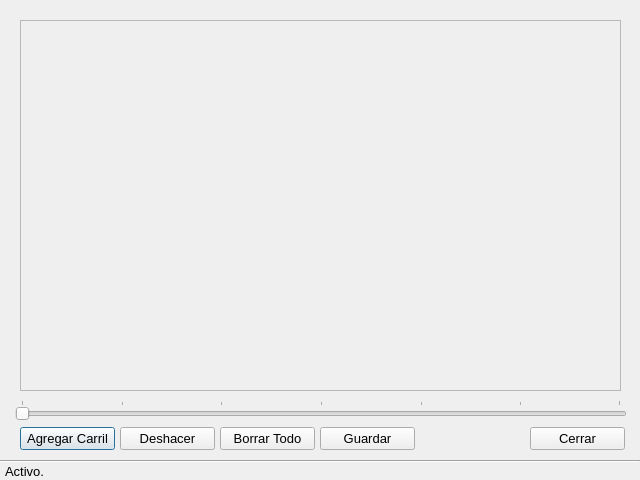
<?xml version="1.0" encoding="UTF-8"?>
<ui version="4.0">
 <class>laneDialog</class>
 <widget class="QDialog" name="laneDialog">
  <property name="windowModality">
   <enum>Qt::ApplicationModal</enum>
  </property>
  <property name="geometry">
   <rect>
    <x>0</x>
    <y>0</y>
    <width>640</width>
    <height>480</height>
   </rect>
  </property>
  <property name="minimumSize">
   <size>
    <width>640</width>
    <height>480</height>
   </size>
  </property>
  <property name="maximumSize">
   <size>
    <width>640</width>
    <height>480</height>
   </size>
  </property>
  <property name="windowTitle">
   <string>Dividir en Carriles</string>
  </property>
  <widget class="QScrollArea" name="laneArea">
   <property name="geometry">
    <rect>
     <x>20</x>
     <y>20</y>
     <width>601</width>
     <height>371</height>
    </rect>
   </property>
   <property name="font">
    <font>
     <family>MS Shell Dlg 2</family>
    </font>
   </property>
   <property name="widgetResizable">
    <bool>true</bool>
   </property>
   <widget class="QWidget" name="laneContents">
    <property name="geometry">
     <rect>
      <x>0</x>
      <y>0</y>
      <width>599</width>
      <height>369</height>
     </rect>
    </property>
    <widget class="QLabel" name="laneLabel">
     <property name="geometry">
      <rect>
       <x>0</x>
       <y>0</y>
       <width>600</width>
       <height>370</height>
      </rect>
     </property>
     <property name="font">
      <font>
       <family>MS Shell Dlg 2</family>
      </font>
     </property>
     <property name="text">
      <string/>
     </property>
     <property name="scaledContents">
      <bool>false</bool>
     </property>
    </widget>
   </widget>
  </widget>
  <widget class="QSlider" name="laneSlider">
   <property name="geometry">
    <rect>
     <x>15</x>
     <y>400</y>
     <width>612</width>
     <height>20</height>
    </rect>
   </property>
   <property name="font">
    <font>
     <family>MS Shell Dlg 2</family>
    </font>
   </property>
   <property name="maximum">
    <number>599</number>
   </property>
   <property name="sliderPosition">
    <number>0</number>
   </property>
   <property name="orientation">
    <enum>Qt::Horizontal</enum>
   </property>
   <property name="tickPosition">
    <enum>QSlider::TicksAbove</enum>
   </property>
   <property name="tickInterval">
    <number>100</number>
   </property>
  </widget>
  <widget class="QPushButton" name="addButton">
   <property name="geometry">
    <rect>
     <x>20</x>
     <y>427</y>
     <width>95</width>
     <height>23</height>
    </rect>
   </property>
   <property name="font">
    <font>
     <family>MS Shell Dlg 2</family>
     <pointsize>10</pointsize>
    </font>
   </property>
   <property name="text">
    <string>Agregar Carril</string>
   </property>
  </widget>
  <widget class="QPushButton" name="clearButton">
   <property name="geometry">
    <rect>
     <x>220</x>
     <y>427</y>
     <width>95</width>
     <height>23</height>
    </rect>
   </property>
   <property name="font">
    <font>
     <family>MS Shell Dlg 2</family>
     <pointsize>10</pointsize>
    </font>
   </property>
   <property name="text">
    <string>Borrar Todo</string>
   </property>
  </widget>
  <widget class="QPushButton" name="saveButton">
   <property name="geometry">
    <rect>
     <x>320</x>
     <y>427</y>
     <width>95</width>
     <height>23</height>
    </rect>
   </property>
   <property name="font">
    <font>
     <family>MS Shell Dlg 2</family>
     <pointsize>10</pointsize>
    </font>
   </property>
   <property name="text">
    <string>Guardar</string>
   </property>
  </widget>
  <widget class="QPushButton" name="closeButton">
   <property name="geometry">
    <rect>
     <x>530</x>
     <y>427</y>
     <width>95</width>
     <height>23</height>
    </rect>
   </property>
   <property name="font">
    <font>
     <family>MS Shell Dlg 2</family>
     <pointsize>10</pointsize>
    </font>
   </property>
   <property name="text">
    <string>Cerrar</string>
   </property>
  </widget>
  <widget class="QPushButton" name="undoButton">
   <property name="geometry">
    <rect>
     <x>120</x>
     <y>427</y>
     <width>95</width>
     <height>23</height>
    </rect>
   </property>
   <property name="font">
    <font>
     <family>MS Shell Dlg 2</family>
     <pointsize>10</pointsize>
    </font>
   </property>
   <property name="text">
    <string>Deshacer</string>
   </property>
  </widget>
  <widget class="Line" name="horizontalLine">
   <property name="geometry">
    <rect>
     <x>0</x>
     <y>460</y>
     <width>640</width>
     <height>3</height>
    </rect>
   </property>
   <property name="font">
    <font>
     <family>MS Shell Dlg 2</family>
    </font>
   </property>
   <property name="orientation">
    <enum>Qt::Horizontal</enum>
   </property>
  </widget>
  <widget class="QLabel" name="messageLabel">
   <property name="geometry">
    <rect>
     <x>5</x>
     <y>465</y>
     <width>630</width>
     <height>13</height>
    </rect>
   </property>
   <property name="font">
    <font>
     <family>MS Shell Dlg 2</family>
     <pointsize>10</pointsize>
    </font>
   </property>
   <property name="text">
    <string>Activo.</string>
   </property>
  </widget>
 </widget>
 <resources/>
 <connections/>
</ui>
